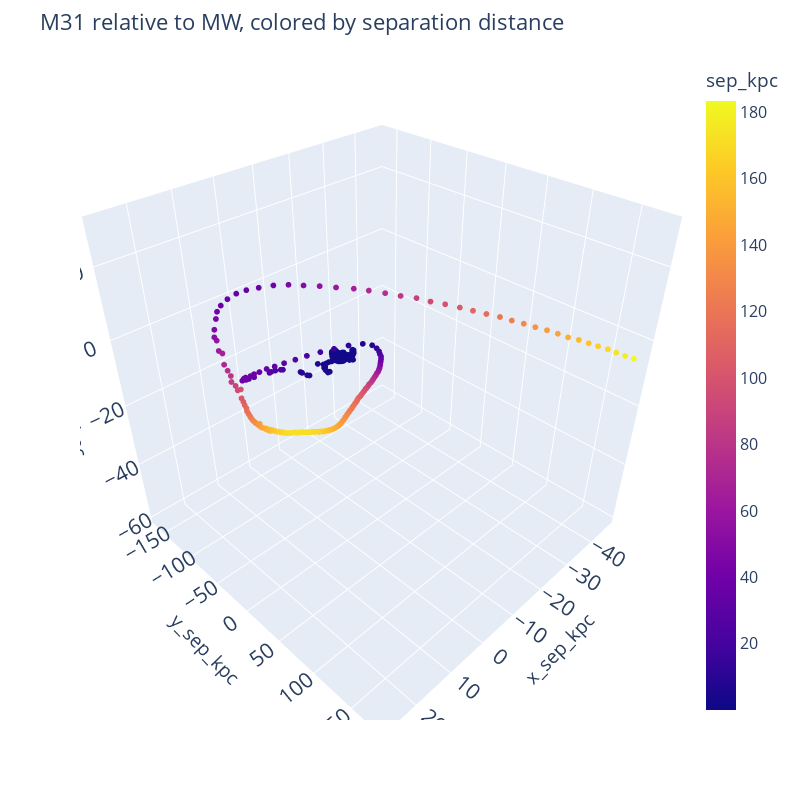

Write notebook code for a chart like this one.
### Code cell
d3 = px.scatter_3d(MW_M31_late, x='x_sep_kpc', y='y_sep_kpc', z='z_sep_kpc', color='sep_kpc',
                 width=800, height=800)
d3.update_traces(marker=dict(size=2),
                  selector=dict(mode='markers'))
d3.update_layout(
    title="M31 relative to MW, colored by separation distance",
    font=dict(size=16)
)

d3.show()

### Figure 1 — Plotly figure (JSON) as saved in the notebook; plotly's stock layout.template omitted (floating-point values rounded to 4 significant figures; data arrays with more than 128 entries replaced by an {"elided": "..."} marker saying what was removed)
{"data": [{"hoverlabel": {"namelength": 0}, "hovertemplate": "x_sep_kpc=%{x}<br>y_sep_kpc=%{y}<br>z_sep_kpc=%{z}<br>sep_kpc=%{marker.color}", "legendgroup": "", "marker": {"color": {"elided": "554 float values"}, "coloraxis": "coloraxis", "size": 2, "symbol": "circle"}, "mode": "markers", "name": "", "scene": "scene", "showlegend": false, "type": "scatter3d", "x": {"elided": "554 float values"}, "y": {"elided": "554 float values"}, "z": {"elided": "554 float values"}}], "layout": {"coloraxis": {"colorbar": {"title": {"text": "sep_kpc"}}, "colorscale": [[0, "#0d0887"], [0.1111, "#46039f"], [0.2222, "#7201a8"], [0.3333, "#9c179e"], [0.4444, "#bd3786"], [0.5556, "#d8576b"], [0.6667, "#ed7953"], [0.7778, "#fb9f3a"], [0.8889, "#fdca26"], [1, "#f0f921"]]}, "font": {"size": 16}, "height": 800, "legend": {"tracegroupgap": 0}, "margin": {"t": 60}, "scene": {"domain": {"x": [0, 1], "y": [0, 1]}, "xaxis": {"title": {"text": "x_sep_kpc"}}, "yaxis": {"title": {"text": "y_sep_kpc"}}, "zaxis": {"title": {"text": "z_sep_kpc"}}}, "title": {"text": "M31 relative to MW, colored by separation distance"}, "width": 800}}
